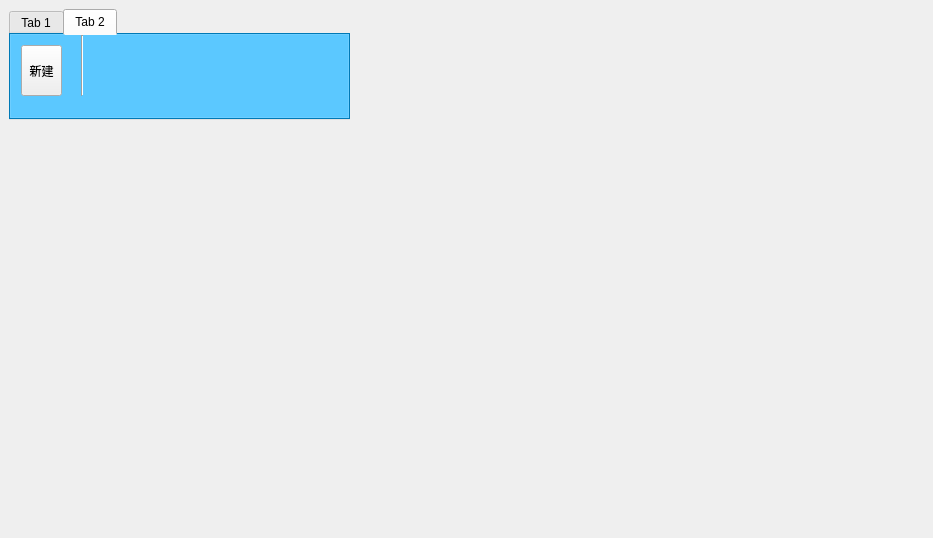
<?xml version="1.0" encoding="UTF-8"?>
<ui version="4.0">
 <class>Widget</class>
 <widget class="QWidget" name="Widget">
  <property name="geometry">
   <rect>
    <x>0</x>
    <y>0</y>
    <width>933</width>
    <height>538</height>
   </rect>
  </property>
  <property name="windowTitle">
   <string>Widget</string>
  </property>
  <widget class="QTabWidget" name="tabWidget">
   <property name="geometry">
    <rect>
     <x>9</x>
     <y>9</y>
     <width>341</width>
     <height>111</height>
    </rect>
   </property>
   <property name="styleSheet">
    <string notr="true">QTabWidget{background:rgb(0, 170, 255);}

</string>
   </property>
   <property name="currentIndex">
    <number>1</number>
   </property>
   <widget class="QWidget" name="tab">
    <attribute name="title">
     <string>Tab 1</string>
    </attribute>
   </widget>
   <widget class="QWidget" name="tab_2">
    <attribute name="title">
     <string>Tab 2</string>
    </attribute>
    <widget class="QToolButton" name="toolButton">
     <property name="geometry">
      <rect>
       <x>10</x>
       <y>10</y>
       <width>41</width>
       <height>51</height>
      </rect>
     </property>
     <property name="text">
      <string>新建</string>
     </property>
     <property name="popupMode">
      <enum>QToolButton::InstantPopup</enum>
     </property>
     <property name="toolButtonStyle">
      <enum>Qt::ToolButtonTextUnderIcon</enum>
     </property>
    </widget>
    <widget class="Line" name="line">
     <property name="geometry">
      <rect>
       <x>70</x>
       <y>0</y>
       <width>3</width>
       <height>61</height>
      </rect>
     </property>
     <property name="orientation">
      <enum>Qt::Vertical</enum>
     </property>
    </widget>
   </widget>
  </widget>
 </widget>
 <layoutdefault spacing="6" margin="11"/>
 <resources/>
 <connections/>
</ui>
